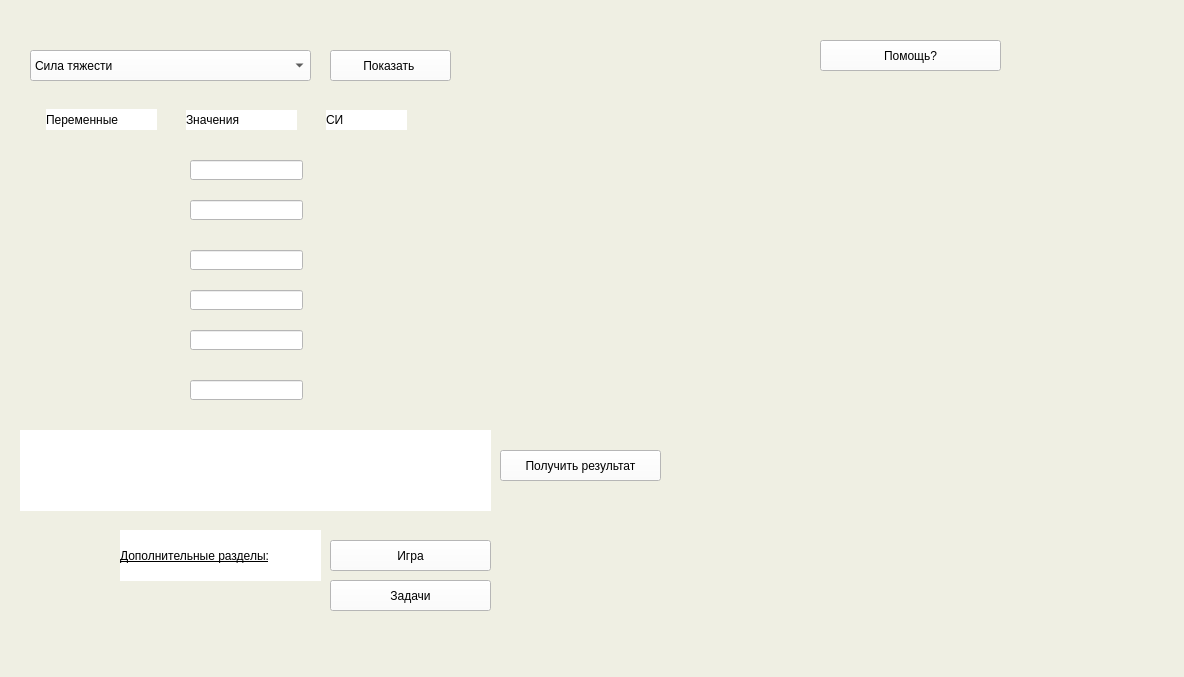
<?xml version="1.0" encoding="UTF-8"?>
<ui version="4.0">
 <class>calculator</class>
 <widget class="QMainWindow" name="calculator">
  <property name="geometry">
   <rect>
    <x>0</x>
    <y>0</y>
    <width>1184</width>
    <height>677</height>
   </rect>
  </property>
  <property name="windowTitle">
   <string>Физический калькулятор</string>
  </property>
  <property name="styleSheet">
   <string notr="true">background-color:rgb(239, 239, 227);</string>
  </property>
  <widget class="QWidget" name="centralwidget">
   <widget class="QComboBox" name="comboBox">
    <property name="geometry">
     <rect>
      <x>30</x>
      <y>50</y>
      <width>281</width>
      <height>31</height>
     </rect>
    </property>
    <property name="styleSheet">
     <string notr="true">font: 75 12pt &quot;Times New Roman&quot;;;
background-color:rgb(255, 255, 255);</string>
    </property>
    <item>
     <property name="text">
      <string>Сила тяжести</string>
     </property>
    </item>
    <item>
     <property name="text">
      <string>Потенциальная энергия</string>
     </property>
    </item>
    <item>
     <property name="text">
      <string>Кинетическая энергия</string>
     </property>
    </item>
    <item>
     <property name="text">
      <string>Мощность</string>
     </property>
    </item>
    <item>
     <property name="text">
      <string>Работа</string>
     </property>
    </item>
    <item>
     <property name="text">
      <string>Давление на дно и стенки сосуда</string>
     </property>
    </item>
    <item>
     <property name="text">
      <string>Давление</string>
     </property>
    </item>
    <item>
     <property name="text">
      <string>Сила Архимеда</string>
     </property>
    </item>
    <item>
     <property name="text">
      <string>Второй закон Ньютона</string>
     </property>
    </item>
    <item>
     <property name="text">
      <string>Вес тела</string>
     </property>
    </item>
    <item>
     <property name="text">
      <string>Масса</string>
     </property>
    </item>
    <item>
     <property name="text">
      <string>Первая космическая скорость</string>
     </property>
    </item>
    <item>
     <property name="text">
      <string>Период 2 вариант</string>
     </property>
    </item>
    <item>
     <property name="text">
      <string>Период 1 вариант</string>
     </property>
    </item>
    <item>
     <property name="text">
      <string>Угловая скорость </string>
     </property>
    </item>
    <item>
     <property name="text">
      <string>Центростремительное ускорение</string>
     </property>
    </item>
    <item>
     <property name="text">
      <string>Ускорение, при равноускоренном движении</string>
     </property>
    </item>
    <item>
     <property name="text">
      <string>Путь, равноускоренное движение</string>
     </property>
    </item>
    <item>
     <property name="text">
      <string>Скорость при равномерном движении</string>
     </property>
    </item>
   </widget>
   <widget class="QLabel" name="photoLabel">
    <property name="geometry">
     <rect>
      <x>430</x>
      <y>150</y>
      <width>371</width>
      <height>231</height>
     </rect>
    </property>
    <property name="text">
     <string/>
    </property>
   </widget>
   <widget class="QPushButton" name="resultButton">
    <property name="geometry">
     <rect>
      <x>500</x>
      <y>450</y>
      <width>161</width>
      <height>31</height>
     </rect>
    </property>
    <property name="styleSheet">
     <string notr="true">background-color:rgb(255, 255, 255);font: 75 italic 12pt &quot;Times New Roman&quot;;</string>
    </property>
    <property name="text">
     <string>Получить результат</string>
    </property>
   </widget>
   <widget class="QLabel" name="resultLabel">
    <property name="geometry">
     <rect>
      <x>20</x>
      <y>430</y>
      <width>471</width>
      <height>81</height>
     </rect>
    </property>
    <property name="styleSheet">
     <string notr="true">background-color:rgb(255, 255, 255);font: 75 italic 12pt &quot;Times New Roman&quot;;</string>
    </property>
    <property name="text">
     <string/>
    </property>
   </widget>
   <widget class="QPushButton" name="showButtton">
    <property name="geometry">
     <rect>
      <x>330</x>
      <y>50</y>
      <width>121</width>
      <height>31</height>
     </rect>
    </property>
    <property name="styleSheet">
     <string notr="true">font: 75 italic 12pt &quot;Times New Roman&quot;;
background-color:rgb(255, 255, 255);</string>
    </property>
    <property name="text">
     <string>Показать </string>
    </property>
   </widget>
   <widget class="QLabel" name="let1">
    <property name="geometry">
     <rect>
      <x>56</x>
      <y>160</y>
      <width>111</width>
      <height>21</height>
     </rect>
    </property>
    <property name="styleSheet">
     <string notr="true">font: italic 14pt &quot;Times New Roman&quot;;</string>
    </property>
    <property name="text">
     <string/>
    </property>
   </widget>
   <widget class="QLabel" name="let2">
    <property name="geometry">
     <rect>
      <x>56</x>
      <y>209</y>
      <width>111</width>
      <height>21</height>
     </rect>
    </property>
    <property name="styleSheet">
     <string notr="true">font: italic 14pt &quot;Times New Roman&quot;;</string>
    </property>
    <property name="text">
     <string/>
    </property>
   </widget>
   <widget class="QLabel" name="let3">
    <property name="geometry">
     <rect>
      <x>56</x>
      <y>239</y>
      <width>101</width>
      <height>31</height>
     </rect>
    </property>
    <property name="styleSheet">
     <string notr="true">font: italic 14pt &quot;Times New Roman&quot;;</string>
    </property>
    <property name="text">
     <string/>
    </property>
   </widget>
   <widget class="QLabel" name="let4">
    <property name="geometry">
     <rect>
      <x>56</x>
      <y>290</y>
      <width>101</width>
      <height>20</height>
     </rect>
    </property>
    <property name="styleSheet">
     <string notr="true">font: italic 14pt &quot;Times New Roman&quot;;</string>
    </property>
    <property name="text">
     <string/>
    </property>
   </widget>
   <widget class="QLabel" name="let5">
    <property name="geometry">
     <rect>
      <x>66</x>
      <y>330</y>
      <width>101</width>
      <height>20</height>
     </rect>
    </property>
    <property name="styleSheet">
     <string notr="true">font: italic 14pt &quot;Times New Roman&quot;;</string>
    </property>
    <property name="text">
     <string/>
    </property>
   </widget>
   <widget class="QLabel" name="let6">
    <property name="geometry">
     <rect>
      <x>66</x>
      <y>382</y>
      <width>91</width>
      <height>21</height>
     </rect>
    </property>
    <property name="styleSheet">
     <string notr="true">font: italic 14pt &quot;Times New Roman&quot;;</string>
    </property>
    <property name="text">
     <string/>
    </property>
   </widget>
   <widget class="QLineEdit" name="zn1">
    <property name="geometry">
     <rect>
      <x>190</x>
      <y>160</y>
      <width>113</width>
      <height>20</height>
     </rect>
    </property>
    <property name="styleSheet">
     <string notr="true">font: 75 italic 12pt &quot;Times New Roman&quot;;
background-color:rgb(255, 255, 255);</string>
    </property>
   </widget>
   <widget class="QLineEdit" name="zn2">
    <property name="geometry">
     <rect>
      <x>190</x>
      <y>200</y>
      <width>113</width>
      <height>20</height>
     </rect>
    </property>
    <property name="styleSheet">
     <string notr="true">font: 75 italic 12pt &quot;Times New Roman&quot;;
background-color:rgb(255, 255, 255);</string>
    </property>
   </widget>
   <widget class="QLineEdit" name="zn3">
    <property name="geometry">
     <rect>
      <x>190</x>
      <y>250</y>
      <width>113</width>
      <height>20</height>
     </rect>
    </property>
    <property name="styleSheet">
     <string notr="true">font: 75 italic 12pt &quot;Times New Roman&quot;;
background-color:rgb(255, 255, 255);</string>
    </property>
   </widget>
   <widget class="QLineEdit" name="zn4">
    <property name="geometry">
     <rect>
      <x>190</x>
      <y>290</y>
      <width>113</width>
      <height>20</height>
     </rect>
    </property>
    <property name="styleSheet">
     <string notr="true">font: 75 italic 12pt &quot;Times New Roman&quot;;
background-color:rgb(255, 255, 255);</string>
    </property>
   </widget>
   <widget class="QLineEdit" name="zn5">
    <property name="geometry">
     <rect>
      <x>190</x>
      <y>330</y>
      <width>113</width>
      <height>20</height>
     </rect>
    </property>
    <property name="styleSheet">
     <string notr="true">font: 75 italic 12pt &quot;Times New Roman&quot;;
background-color:rgb(255, 255, 255);</string>
    </property>
   </widget>
   <widget class="QLineEdit" name="zn6">
    <property name="geometry">
     <rect>
      <x>190</x>
      <y>380</y>
      <width>113</width>
      <height>20</height>
     </rect>
    </property>
    <property name="styleSheet">
     <string notr="true">font: 75 italic 12pt &quot;Times New Roman&quot;;
background-color:rgb(255, 255, 255);</string>
    </property>
   </widget>
   <widget class="QLabel" name="label">
    <property name="geometry">
     <rect>
      <x>46</x>
      <y>109</y>
      <width>111</width>
      <height>21</height>
     </rect>
    </property>
    <property name="styleSheet">
     <string notr="true">font: 75 bold 12pt &quot;Times New Roman&quot;;
background-color:rgb(255, 255, 255);</string>
    </property>
    <property name="text">
     <string>Переменные</string>
    </property>
   </widget>
   <widget class="QLabel" name="label_2">
    <property name="geometry">
     <rect>
      <x>186</x>
      <y>110</y>
      <width>111</width>
      <height>20</height>
     </rect>
    </property>
    <property name="styleSheet">
     <string notr="true">font: 75 bold 12pt &quot;Times New Roman&quot;;
background-color:rgb(255, 255, 255);</string>
    </property>
    <property name="text">
     <string>Значения</string>
    </property>
   </widget>
   <widget class="QLabel" name="label_3">
    <property name="geometry">
     <rect>
      <x>326</x>
      <y>110</y>
      <width>81</width>
      <height>20</height>
     </rect>
    </property>
    <property name="styleSheet">
     <string notr="true">font: 75 bold 12pt &quot;Times New Roman&quot;;
background-color:rgb(255, 255, 255);</string>
    </property>
    <property name="text">
     <string>СИ</string>
    </property>
   </widget>
   <widget class="QLabel" name="si1">
    <property name="geometry">
     <rect>
      <x>326</x>
      <y>160</y>
      <width>81</width>
      <height>20</height>
     </rect>
    </property>
    <property name="styleSheet">
     <string notr="true">font: italic 14pt &quot;Times New Roman&quot;;</string>
    </property>
    <property name="text">
     <string/>
    </property>
   </widget>
   <widget class="QLabel" name="si2">
    <property name="geometry">
     <rect>
      <x>326</x>
      <y>200</y>
      <width>61</width>
      <height>20</height>
     </rect>
    </property>
    <property name="styleSheet">
     <string notr="true">font: italic 14pt &quot;Times New Roman&quot;;</string>
    </property>
    <property name="text">
     <string/>
    </property>
   </widget>
   <widget class="QLabel" name="si3">
    <property name="geometry">
     <rect>
      <x>326</x>
      <y>250</y>
      <width>51</width>
      <height>20</height>
     </rect>
    </property>
    <property name="styleSheet">
     <string notr="true">font: italic 14pt &quot;Times New Roman&quot;;</string>
    </property>
    <property name="text">
     <string/>
    </property>
   </widget>
   <widget class="QLabel" name="si4">
    <property name="geometry">
     <rect>
      <x>326</x>
      <y>290</y>
      <width>51</width>
      <height>20</height>
     </rect>
    </property>
    <property name="styleSheet">
     <string notr="true">font: italic 14pt &quot;Times New Roman&quot;;</string>
    </property>
    <property name="text">
     <string/>
    </property>
   </widget>
   <widget class="QLabel" name="si5">
    <property name="geometry">
     <rect>
      <x>326</x>
      <y>330</y>
      <width>51</width>
      <height>20</height>
     </rect>
    </property>
    <property name="styleSheet">
     <string notr="true">font: italic 14pt &quot;Times New Roman&quot;;</string>
    </property>
    <property name="text">
     <string/>
    </property>
   </widget>
   <widget class="QLabel" name="si6">
    <property name="geometry">
     <rect>
      <x>330</x>
      <y>380</y>
      <width>47</width>
      <height>13</height>
     </rect>
    </property>
    <property name="styleSheet">
     <string notr="true">font: italic 14pt &quot;Times New Roman&quot;;</string>
    </property>
    <property name="text">
     <string/>
    </property>
   </widget>
   <widget class="QPushButton" name="gameButton">
    <property name="geometry">
     <rect>
      <x>330</x>
      <y>540</y>
      <width>161</width>
      <height>31</height>
     </rect>
    </property>
    <property name="styleSheet">
     <string notr="true">background-color:rgb(255, 255, 255);font: 75 italic 12pt &quot;Times New Roman&quot;;</string>
    </property>
    <property name="text">
     <string>Игра</string>
    </property>
   </widget>
   <widget class="QPushButton" name="zadachiButton">
    <property name="geometry">
     <rect>
      <x>330</x>
      <y>580</y>
      <width>161</width>
      <height>31</height>
     </rect>
    </property>
    <property name="styleSheet">
     <string notr="true">background-color:rgb(255, 255, 255);font: 75 italic 12pt &quot;Times New Roman&quot;;</string>
    </property>
    <property name="text">
     <string>Задачи</string>
    </property>
   </widget>
   <widget class="QLabel" name="dopLabel">
    <property name="geometry">
     <rect>
      <x>120</x>
      <y>530</y>
      <width>201</width>
      <height>51</height>
     </rect>
    </property>
    <property name="styleSheet">
     <string notr="true">background-color:rgb(255, 255, 255);font:  12pt &quot;Times New Roman&quot;;
text-decoration: underline;
font: 75 bold 12pt &quot;Times New Roman&quot;;</string>
    </property>
    <property name="text">
     <string>Дополнительные разделы:</string>
    </property>
   </widget>
   <widget class="QPushButton" name="helpButton">
    <property name="geometry">
     <rect>
      <x>820</x>
      <y>40</y>
      <width>181</width>
      <height>31</height>
     </rect>
    </property>
    <property name="styleSheet">
     <string notr="true">font: 75 italic 12pt &quot;Times New Roman&quot;;
background-color:rgb(255, 255, 255);</string>
    </property>
    <property name="text">
     <string>Помощь?</string>
    </property>
   </widget>
   <widget class="QLabel" name="helpLabel">
    <property name="geometry">
     <rect>
      <x>830</x>
      <y>100</y>
      <width>301</width>
      <height>261</height>
     </rect>
    </property>
    <property name="styleSheet">
     <string notr="true">font: 12pt &quot;Times New Roman&quot;;</string>
    </property>
    <property name="text">
     <string/>
    </property>
   </widget>
  </widget>
  <widget class="QMenuBar" name="menubar">
   <property name="geometry">
    <rect>
     <x>0</x>
     <y>0</y>
     <width>1184</width>
     <height>21</height>
    </rect>
   </property>
  </widget>
  <widget class="QStatusBar" name="statusbar"/>
 </widget>
 <resources/>
 <connections/>
</ui>
